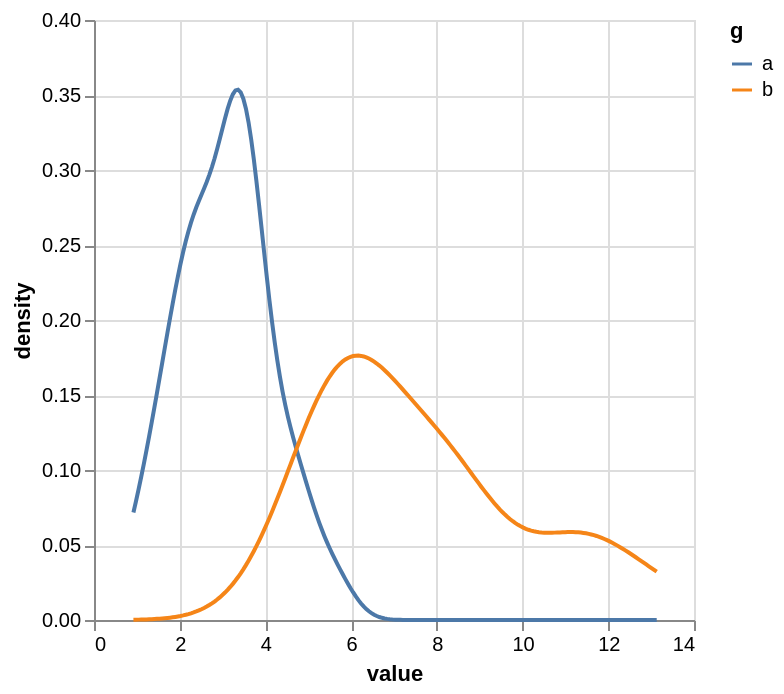

Here is the Vega-Lite specification saved for this chart:
### Vega-Lite specification from a JSON file in a GitHub repository (floating-point values rounded to 4 significant figures)
{"$schema": "https://vega.github.io/schema/vega-lite/v6.json", "data": {"values": [{"g": "a", "x": 3.94}, {"g": "a", "x": 3.39}, {"g": "a", "x": 1.82}, {"g": "a", "x": 3.98}, {"g": "a", "x": 1.71}, {"g": "a", "x": 5.57}, {"g": "a", "x": 1.3}, {"g": "a", "x": 3.3}, {"g": "a", "x": 3.12}, {"g": "a", "x": 2.4}, {"g": "a", "x": 2.1}, {"g": "a", "x": 3.25}, {"g": "a", "x": 3.55}, {"g": "a", "x": 1.65}, {"g": "a", "x": 2.43}, {"g": "a", "x": 3.51}, {"g": "a", "x": 2.12}, {"g": "a", "x": 2.49}, {"g": "a", "x": 4.56}, {"g": "a", "x": 2.5}, {"g": "a", "x": 4.67}, {"g": "a", "x": 4.81}, {"g": "a", "x": 0.92}, {"g": "a", "x": 2.51}, {"g": "a", "x": 3.78}, {"g": "a", "x": 3.18}, {"g": "a", "x": 3.31}, {"g": "a", "x": 2.86}, {"g": "a", "x": 3.57}, {"g": "a", "x": 3.59}, {"g": "b", "x": 6.72}, {"g": "b", "x": 5.71}, {"g": "b", "x": 6.58}, {"g": "b", "x": 6.6}, {"g": "b", "x": 5.25}, {"g": "b", "x": 5.82}, {"g": "b", "x": 8.52}, {"g": "b", "x": 8.2}, {"g": "b", "x": 5.62}, {"g": "b", "x": 8.18}, {"g": "b", "x": 8.46}, {"g": "b", "x": 11.2}, {"g": "b", "x": 13.13}, {"g": "b", "x": 5.53}, {"g": "b", "x": 8.35}, {"g": "b", "x": 4.62}, {"g": "b", "x": 11.03}, {"g": "b", "x": 5.76}, {"g": "b", "x": 6.29}, {"g": "b", "x": 11.61}]}, "transform": [{"density": "x", "groupby": ["g"]}], "mark": "line", "encoding": {"x": {"field": "value", "type": "quantitative"}, "y": {"field": "density", "type": "quantitative"}, "color": {"field": "g", "type": "nominal"}}}
